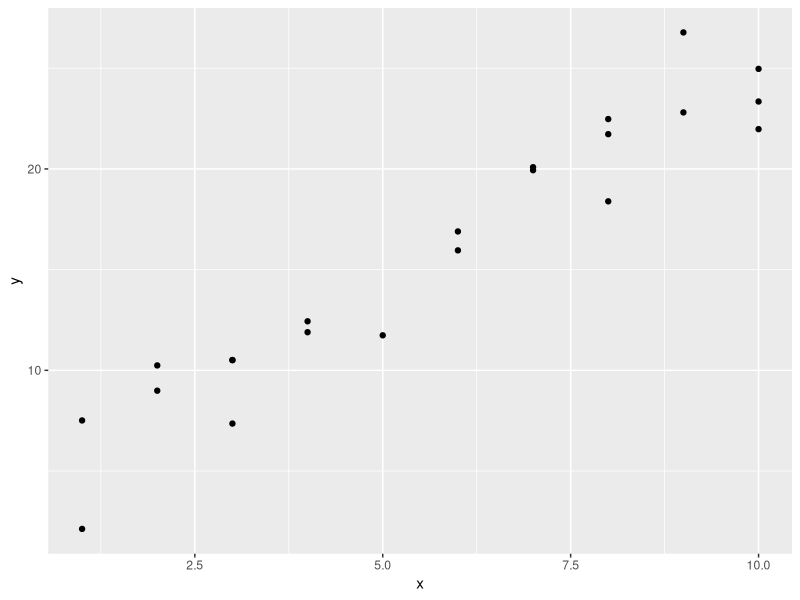
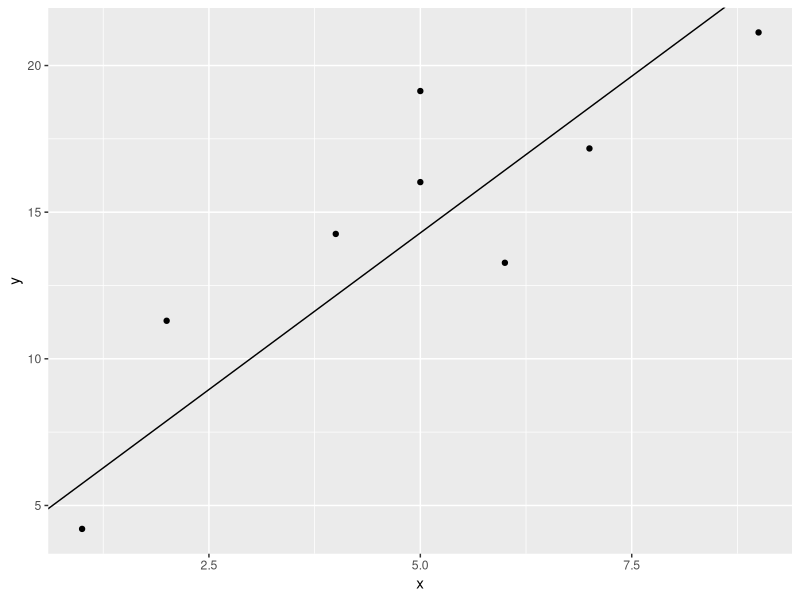
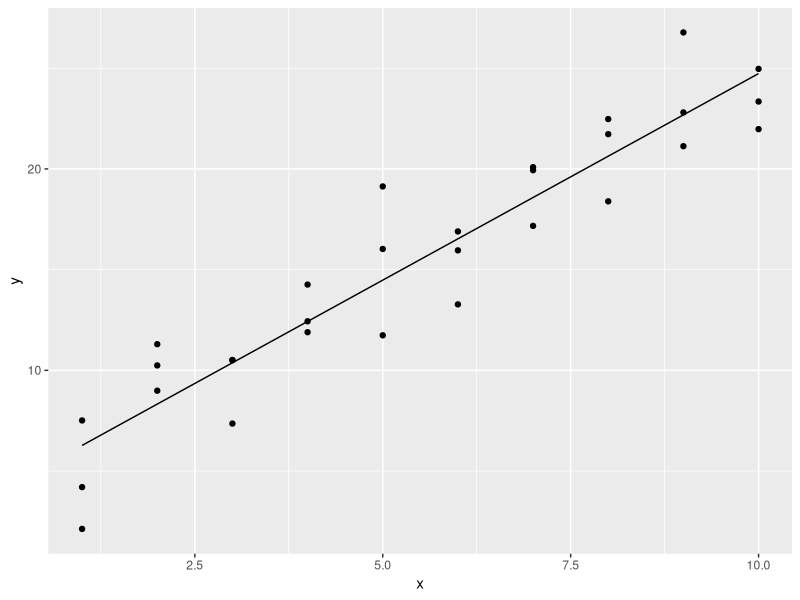
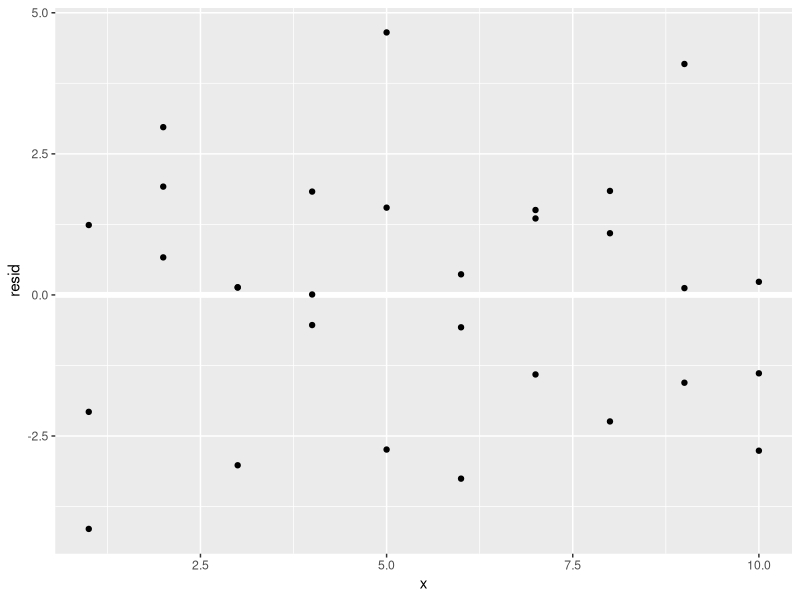
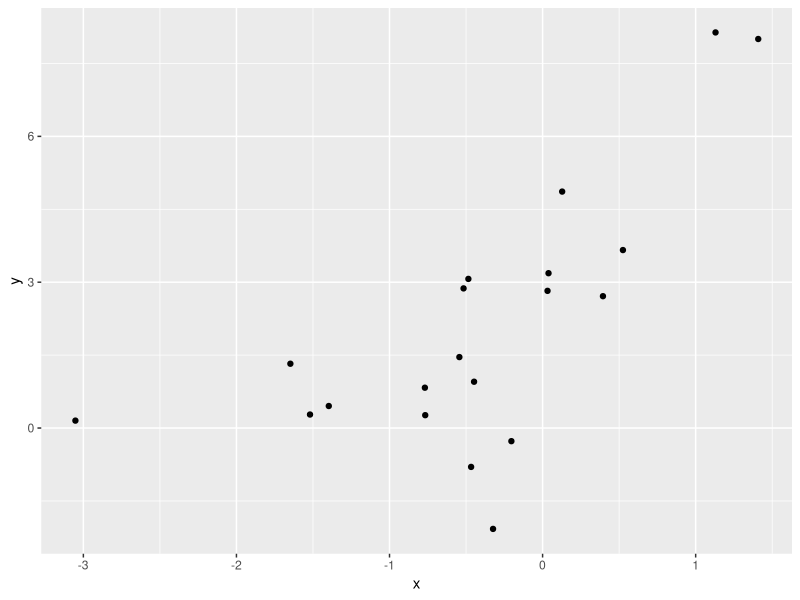
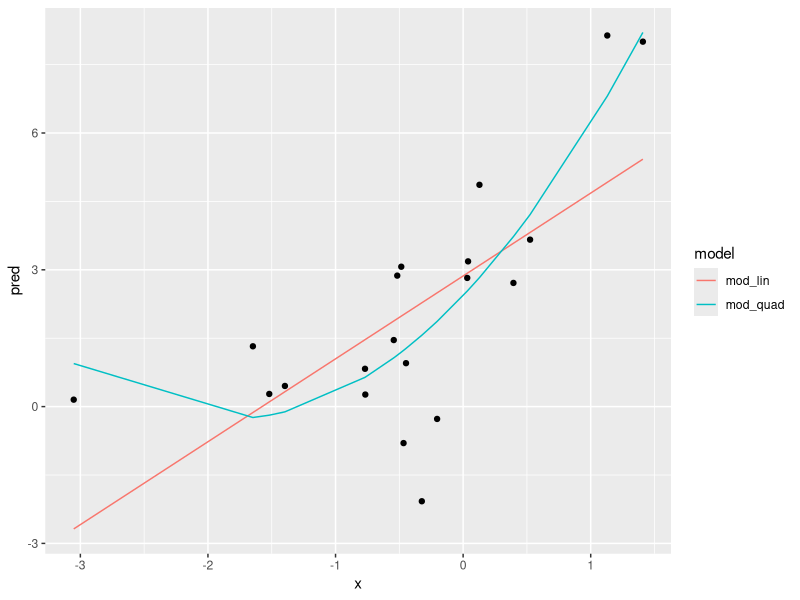
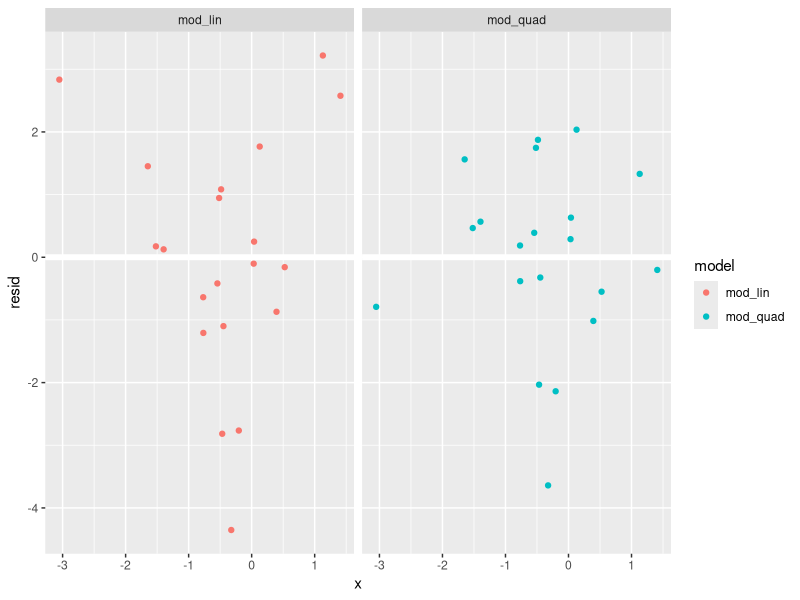

Reproduce these figures in R, in order.
## ---- chunk 1
knitr::opts_chunk$set(
  fig.align = 'center',
  out.height = 350,
  fig.asp = 1/1.618,
  dpi = 196,
  prompt = FALSE
)
options(width = 63)
## ---- chunk 2
library(tidyverse)
library(modelr)
library(broom)

set.seed(3094)
## ---- chunk 3
sim1
## ---- chunk 4
ex <- resample_partition(sim1, c(test = 0.3, train = 0.7))
as_data_frame(ex$train)
## ---- chunk 5
train <- as_data_frame(ex$train)
ggplot(train) + geom_point(aes(x, y))
## ---- chunk 6
mod <- lm(y ~ x, data = ex$train)
tidy(mod)
glance(mod)
## ---- chunk 7
test <- as_data_frame(ex$test)
ggplot(test) +
  geom_point(aes(x, y)) +
  geom_abline(intercept = mod$coefficients[[1]], 
              slope = mod$coefficients[[2]])
## ---- chunk 8
tibble(
  x = c(1, 2),
  y = c(100, 200)
) %>% 
data_grid(x, y)
## ---- chunk 9
tibble(
  x = c(1, 2, 8),
  y = c(0.1, 1.8, 3.9)
) %>% 
data_grid(x, y = seq_range(y, 3))
## ---- chunk 10
grid <- sim1 %>% 
  data_grid(x)
grid
## ---- chunk 11
sim1_mod <- lm(y ~ x, data = sim1)
coef(sim1_mod)
## ---- chunk 12
grid <- grid %>% 
  add_predictions(sim1_mod)
grid
## ---- chunk 13
ggplot(sim1) +
  geom_point(aes(x, y)) +
  geom_line(aes(x, pred), data = grid)
## ---- chunk 14
sim1 <- sim1 %>% 
  add_residuals(sim1_mod)
sim1
## ---- chunk 15
ggplot(sim1, aes(x, resid)) + 
  geom_ref_line(h = 0) + 
  geom_point()
## ---- chunk 16
qsim <- tibble(
  x = rnorm(20),
  y = x ^ 2 + 3 * x + 2 + rnorm(20, sd = 1.5)
)
ggplot(qsim) + geom_point(aes(x, y))
## ---- chunk 17
mod_lin <- lm(y ~ x, data = qsim)
mod_quad <- lm(y ~ I(x ^ 2) + x, data = qsim)
## ---- chunk 18
rsquare(mod_lin, qsim)
rsquare(mod_quad, qsim)
## ---- chunk 19
qsim %>% 
  data_grid(x) %>% 
  spread_predictions(mod_lin, mod_quad)
## ---- chunk 20
qsim_pred <- qsim %>% 
  data_grid(x) %>% 
  gather_predictions(mod_lin, mod_quad)
qsim_pred
## ---- chunk 21
ggplot(qsim_pred) +
  geom_line(aes(x = x, y = pred, color = model)) +
  geom_point(aes(x, y), data = qsim)
## ---- chunk 22
qsim_resid <- qsim %>% 
  gather_residuals(mod_lin, mod_quad)
qsim_resid
## ---- chunk 23
ggplot(qsim_resid) + 
  geom_point(aes(x, resid, color = model)) +
  geom_ref_line(h = 0) + facet_grid(~ model)
